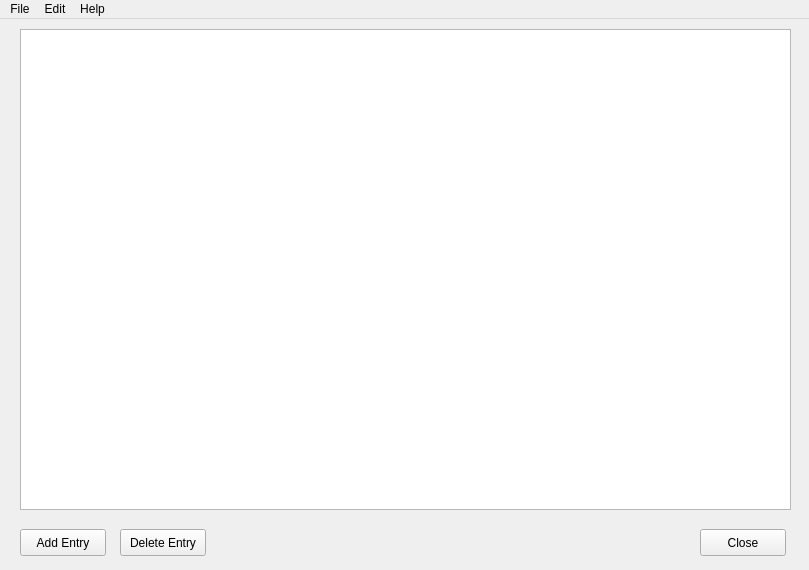
<?xml version="1.0" encoding="UTF-8"?>
<ui version="4.0">
 <class>Futaam</class>
 <widget class="QMainWindow" name="Futaam">
  <property name="geometry">
   <rect>
    <x>0</x>
    <y>0</y>
    <width>809</width>
    <height>570</height>
   </rect>
  </property>
  <property name="windowTitle">
   <string>Fuutam</string>
  </property>
  <widget class="QWidget" name="centralwidget">
   <widget class="QColumnView" name="columnView">
    <property name="geometry">
     <rect>
      <x>20</x>
      <y>10</y>
      <width>771</width>
      <height>481</height>
     </rect>
    </property>
   </widget>
   <widget class="QPushButton" name="pushButton">
    <property name="geometry">
     <rect>
      <x>20</x>
      <y>510</y>
      <width>86</width>
      <height>27</height>
     </rect>
    </property>
    <property name="text">
     <string>Add Entry</string>
    </property>
   </widget>
   <widget class="QPushButton" name="pushButton_2">
    <property name="geometry">
     <rect>
      <x>700</x>
      <y>510</y>
      <width>86</width>
      <height>27</height>
     </rect>
    </property>
    <property name="autoFillBackground">
     <bool>false</bool>
    </property>
    <property name="text">
     <string>Close</string>
    </property>
   </widget>
   <widget class="QPushButton" name="pushButton_3">
    <property name="geometry">
     <rect>
      <x>120</x>
      <y>510</y>
      <width>86</width>
      <height>27</height>
     </rect>
    </property>
    <property name="text">
     <string>Delete Entry</string>
    </property>
   </widget>
  </widget>
  <widget class="QMenuBar" name="menubar">
   <property name="geometry">
    <rect>
     <x>0</x>
     <y>0</y>
     <width>809</width>
     <height>23</height>
    </rect>
   </property>
   <widget class="QMenu" name="menuFile">
    <property name="title">
     <string>File</string>
    </property>
    <addaction name="actionOpen"/>
    <addaction name="actionClose"/>
    <addaction name="actionQuit"/>
   </widget>
   <widget class="QMenu" name="menuEdit">
    <property name="title">
     <string>Edit</string>
    </property>
    <addaction name="actionAdd_Entry"/>
    <addaction name="actionDelete_Entry"/>
    <addaction name="actionEdit_Entry"/>
    <addaction name="actionSwap_Entries"/>
   </widget>
   <widget class="QMenu" name="menuHelp">
    <property name="title">
     <string>Help</string>
    </property>
    <addaction name="actionAbout_Futaam"/>
   </widget>
   <addaction name="menuFile"/>
   <addaction name="menuEdit"/>
   <addaction name="menuHelp"/>
  </widget>
  <action name="actionOpen">
   <property name="text">
    <string>Open</string>
   </property>
  </action>
  <action name="actionClose">
   <property name="text">
    <string>Save</string>
   </property>
  </action>
  <action name="actionQuit">
   <property name="text">
    <string>Quit</string>
   </property>
  </action>
  <action name="actionAdd_Entry">
   <property name="text">
    <string>Add Entry</string>
   </property>
  </action>
  <action name="actionDelete_Entry">
   <property name="text">
    <string>Delete Entry</string>
   </property>
  </action>
  <action name="actionSwap_Entries">
   <property name="text">
    <string>Swap Entries</string>
   </property>
  </action>
  <action name="actionEdit_Entry">
   <property name="text">
    <string>Edit Entry</string>
   </property>
  </action>
  <action name="actionAbout_Futaam">
   <property name="text">
    <string>About Futaam</string>
   </property>
  </action>
 </widget>
 <resources/>
 <connections>
  <connection>
   <sender>pushButton_2</sender>
   <signal>clicked()</signal>
   <receiver>Futaam</receiver>
   <slot>close()</slot>
   <hints>
    <hint type="sourcelabel">
     <x>730</x>
     <y>548</y>
    </hint>
    <hint type="destinationlabel">
     <x>498</x>
     <y>566</y>
    </hint>
   </hints>
  </connection>
 </connections>
</ui>
